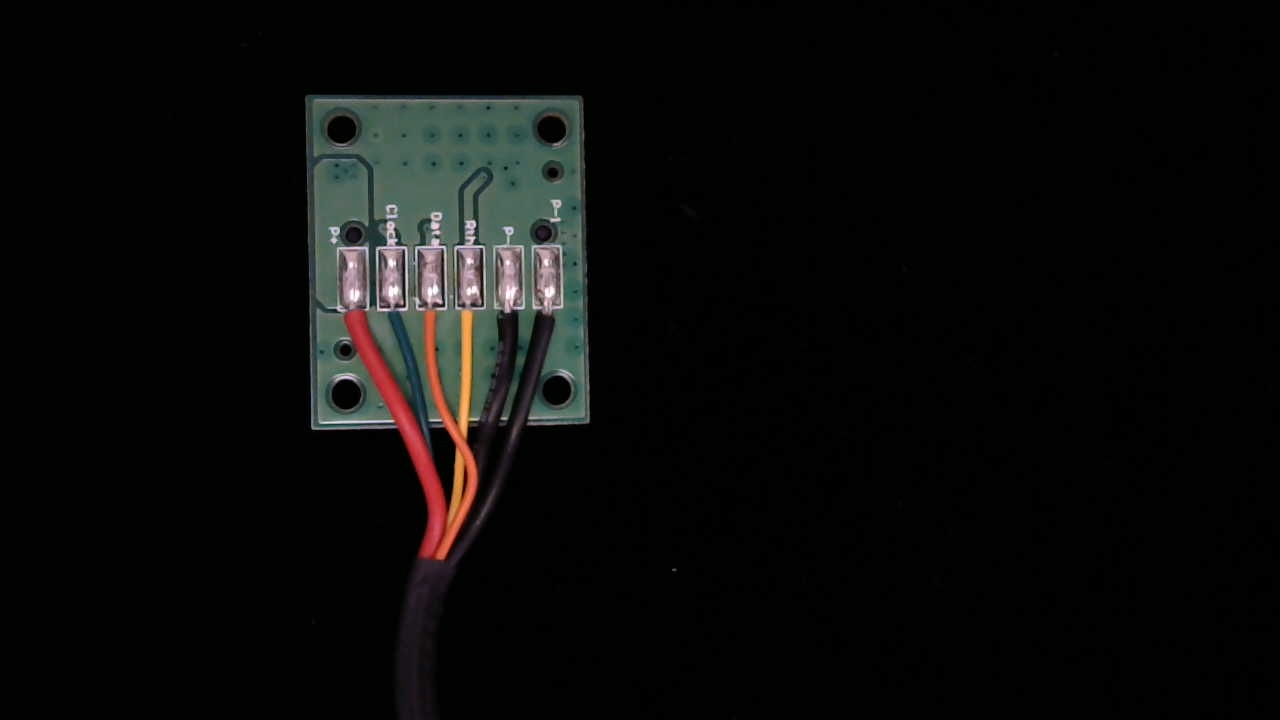
#> input picture A/img/Pcb0.jpg, 1280 x 720 px, found by its file name
$ python hsvtest.py
#> lines starting #> are read from the running program, lines starting #| are printed output that depends on the picture; after the words box and inside, x2 and y2 are one past the last pixel; in counts of white or black regions, pixels touching at a corner belong together
import cv2
import numpy as np

# 讀取圖片並轉換到 HSV
image = cv2.imread('Pcb0.jpg')
#> image is the input picture: shape (720, 1280, 3); mean B, G, R 10.8, 11.5, 11.5
hsv_image = cv2.cvtColor(image, cv2.COLOR_BGR2HSV)
#> hsv_image: shape (720, 1280, 3); mean H, S, V 11.2, 10.6, 13.1

# 定義顏色範圍
lower_red1 = np.array([0, 100, 100])
upper_red1 = np.array([2, 255, 255])
lower_red2 = np.array([90, 100, 100])
upper_red2 = np.array([240, 255, 255])

lower_green = np.array([91, 73, 40])
upper_green = np.array([126, 255, 127])


lower_orange = np.array([5, 100, 100])
upper_orange = np.array([12, 255, 255])

lower_yellow = np.array([12, 100, 100])
upper_yellow = np.array([25, 255, 255])


lower_black = np.array([0, 0, 0])
upper_black = np.array([180, 255, 50])

# 建立遮罩
mask_red1 = cv2.inRange(hsv_image, lower_red1, upper_red1)
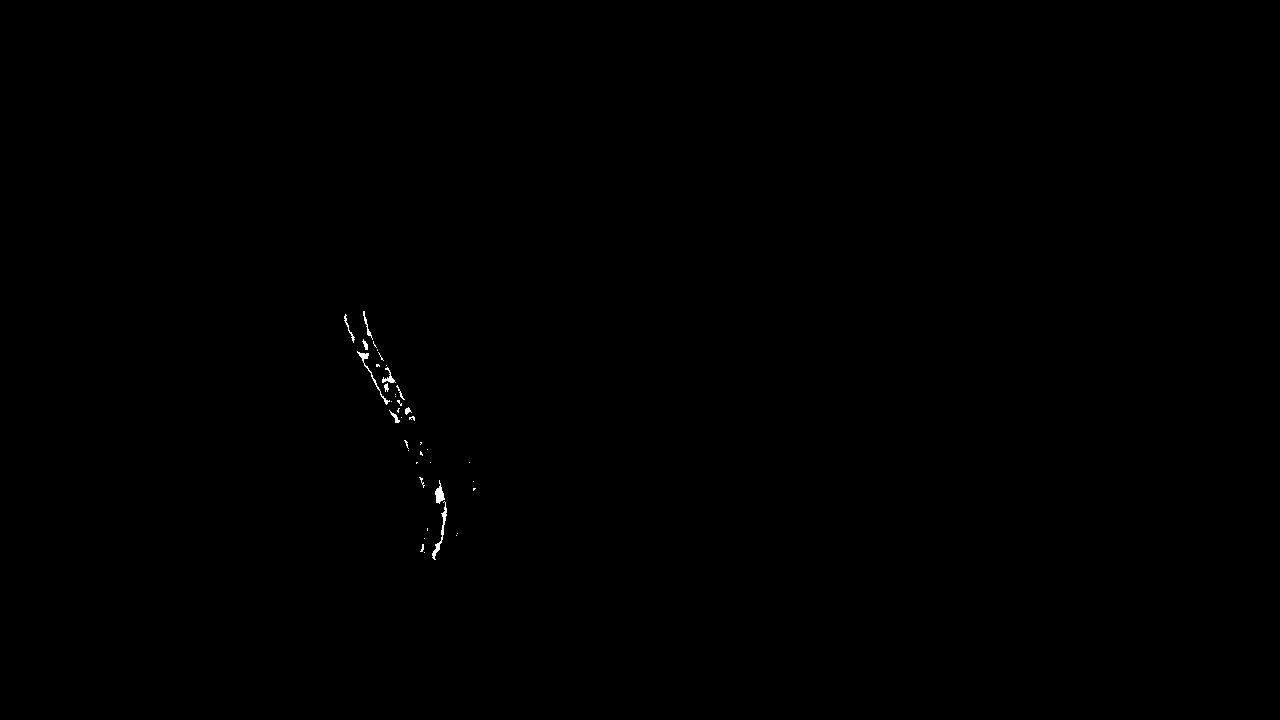
#> mask_red1: shape (720, 1280); 0.1% white; 40 white regions (29 under 20 px), largest, box (x1, y1, x2, y2) and area: (432, 501, 447, 560) 168, (357, 351, 390, 405) 145, (435, 480, 445, 504) 122
mask_red2 = cv2.inRange(hsv_image, lower_red2, upper_red2)
#> mask_red2: shape (720, 1280); 0.43% white; 3 white regions (2 under 20 px), largest, box (x1, y1, x2, y2) and area: (346, 309, 445, 560) 3981
mask_red = cv2.bitwise_or(mask_red1, mask_red2)
#> mask_red: shape (720, 1280); 0.54% white; 7 white regions (6 under 20 px), largest, box (x1, y1, x2, y2) and area: (344, 309, 447, 560) 4929

mask_green = cv2.inRange(hsv_image, lower_green, upper_green)
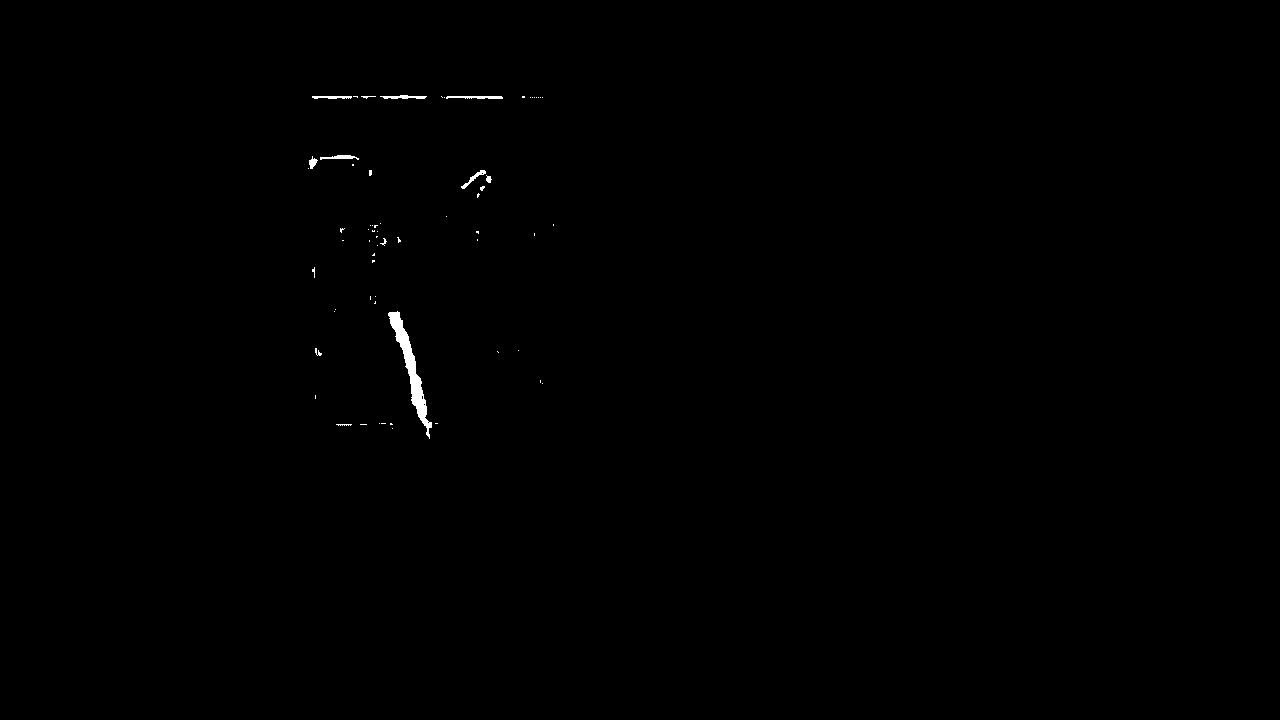
#> mask_green: shape (720, 1280); 0.24% white; 65 white regions (53 under 20 px), largest, box (x1, y1, x2, y2) and area: (388, 311, 432, 439) 1254, (446, 96, 503, 99) 141, (380, 95, 427, 99) 124
mask_black = cv2.inRange(hsv_image, lower_black, upper_black)
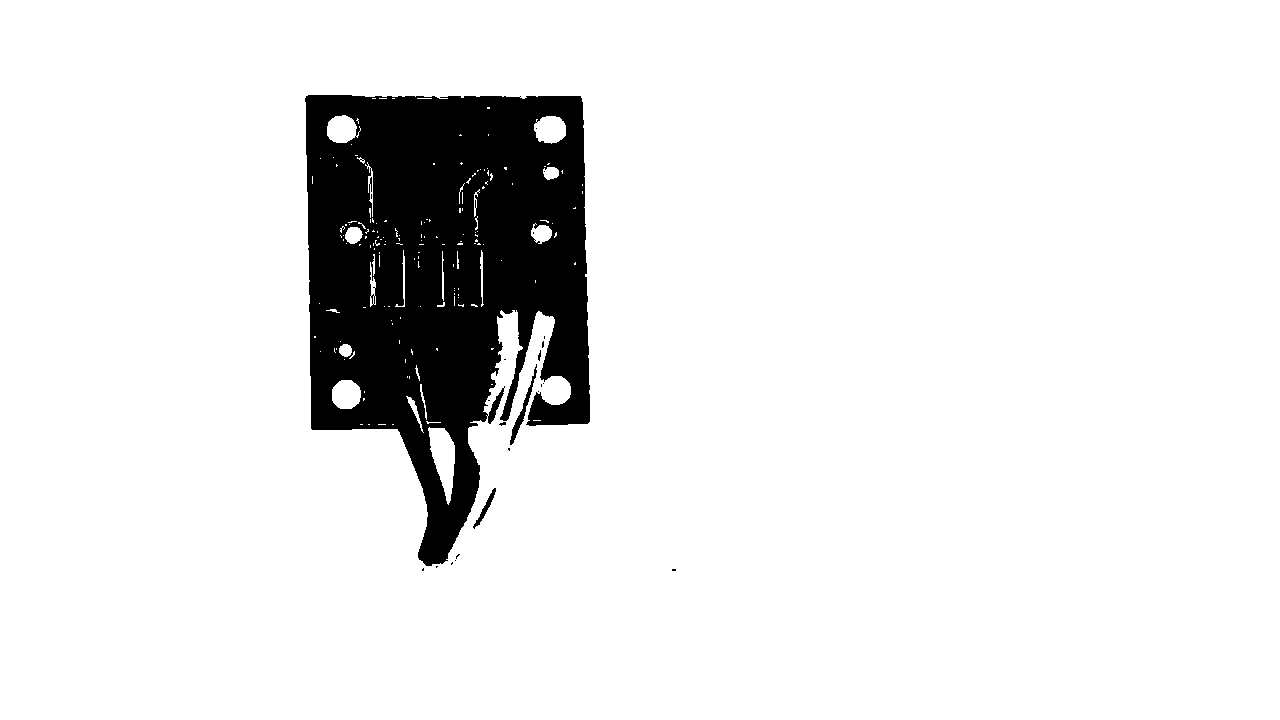
#> mask_black: shape (720, 1280); 90.4% white; 23 black regions (19 under 20 px), largest, box (x1, y1, x2, y2) and area: (305, 95, 590, 566) 87983, (510, 364, 537, 445) 336, (473, 488, 496, 529) 185, (538, 350, 541, 361) 20
mask_orange = cv2.inRange(hsv_image, lower_orange, upper_orange)
#> mask_orange: shape (720, 1280); 0.31% white; 23 white regions (22 under 20 px), largest, box (x1, y1, x2, y2) and area: (424, 310, 478, 560) 2771
mask_yellow = cv2.inRange(hsv_image, lower_yellow, upper_yellow)
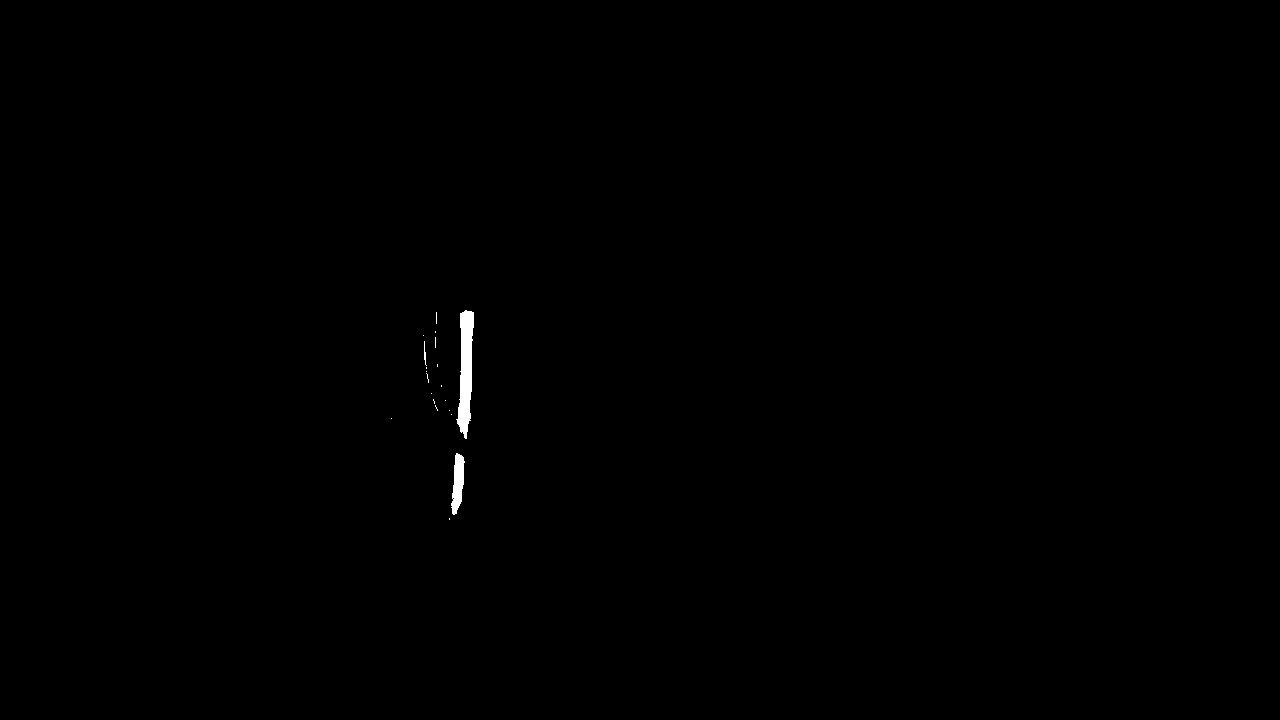
#> mask_yellow: shape (720, 1280); 0.22% white; 20 white regions (17 under 20 px), largest, box (x1, y1, x2, y2) and area: (456, 310, 474, 439) 1432, (451, 453, 465, 515) 544, (424, 341, 427, 366) 33

# 提取顏色區域
result_red = cv2.bitwise_and(image, image, mask=mask_red)
result_green = cv2.bitwise_and(image, image, mask=mask_green)
result_black = cv2.bitwise_and(image, image, mask=mask_black)
result_orange = cv2.bitwise_and(image, image, mask=mask_orange)
result_yellow = cv2.bitwise_and(image, image, mask=mask_yellow)

# 顯示結果
# cv2.imshow("Original Image", image)
cv2.imshow("Red Region", result_red)
cv2.imshow("Green Region", result_green)
# cv2.imshow("Black Region", result_black)
# cv2.imshow("Orange Region", result_orange)
# cv2.imshow("Yellow Region", result_yellow)

cv2.waitKey(0)
cv2.destroyAllWindows()
